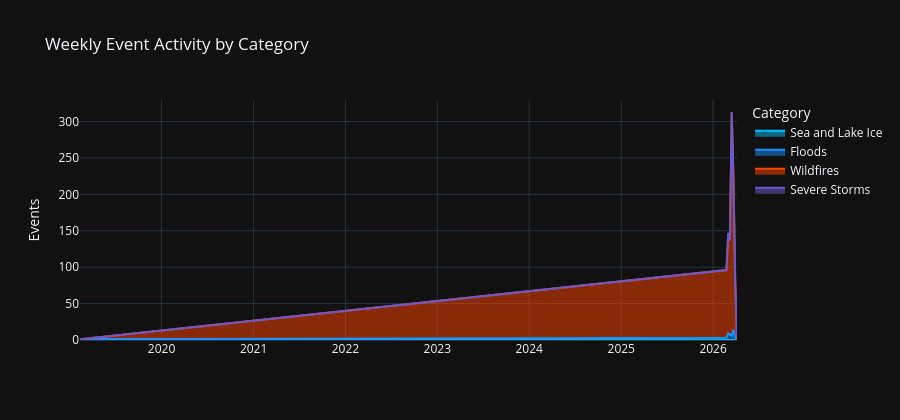

Here is the notebook cell this chart was saved with:
### Markdown cell above
## 6 — Timeline: events per week

### Code cell
timeline = (
    df.drop_duplicates(subset=["id", "week"])
    .groupby(["week", "category"])["id"]
    .nunique()
    .reset_index(name="events")
)

fig_timeline = px.area(
    timeline,
    x="week",
    y="events",
    color="category",
    color_discrete_map=cat_colors,
    title="Weekly Event Activity by Category",
    labels={"week": "Week", "events": "Events"},
)
fig_timeline.update_layout(template="plotly_dark", height=420, xaxis_title="", legend_title="Category")
fig_timeline.show()

### Figure 1 — Plotly figure (JSON) as saved in the notebook; plotly's stock layout.template omitted (floating-point values rounded to 4 significant figures)
{"data": [{"fillpattern": {"shape": ""}, "hovertemplate": "category=Sea and Lake Ice<br>Week=%{x}<br>Events=%{y}<extra></extra>", "legendgroup": "Sea and Lake Ice", "line": {"color": "#00bfff"}, "marker": {"symbol": "circle"}, "mode": "lines", "name": "Sea and Lake Ice", "orientation": "v", "showlegend": true, "stackgroup": "1", "type": "scatter", "x": ["2019-02-11T00:00:00.000000", "2026-03-09T00:00:00.000000"], "xaxis": "x", "y": [1, 1], "yaxis": "y"}, {"fillpattern": {"shape": ""}, "hovertemplate": "category=Floods<br>Week=%{x}<br>Events=%{y}<extra></extra>", "legendgroup": "Floods", "line": {"color": "#1e90ff"}, "marker": {"symbol": "circle"}, "mode": "lines", "name": "Floods", "orientation": "v", "showlegend": true, "stackgroup": "1", "type": "scatter", "x": ["2026-02-23T00:00:00.000000", "2026-03-02T00:00:00.000000", "2026-03-09T00:00:00.000000", "2026-03-16T00:00:00.000000", "2026-03-23T00:00:00.000000", "2026-03-30T00:00:00.000000"], "xaxis": "x", "y": [3, 9, 6, 6, 14, 4], "yaxis": "y"}, {"fillpattern": {"shape": ""}, "hovertemplate": "category=Wildfires<br>Week=%{x}<br>Events=%{y}<extra></extra>", "legendgroup": "Wildfires", "line": {"color": "#ff4500"}, "marker": {"symbol": "circle"}, "mode": "lines", "name": "Wildfires", "orientation": "v", "showlegend": true, "stackgroup": "1", "type": "scatter", "x": ["2026-02-23T00:00:00.000000", "2026-03-02T00:00:00.000000", "2026-03-09T00:00:00.000000", "2026-03-16T00:00:00.000000", "2026-03-23T00:00:00.000000", "2026-03-30T00:00:00.000000", "2026-04-06T00:00:00.000000"], "xaxis": "x", "y": [93, 135, 130, 306, 208, 74, 3], "yaxis": "y"}, {"fillpattern": {"shape": ""}, "hovertemplate": "category=Severe Storms<br>Week=%{x}<br>Events=%{y}<extra></extra>", "legendgroup": "Severe Storms", "line": {"color": "#6a5acd"}, "marker": {"symbol": "circle"}, "mode": "lines", "name": "Severe Storms", "orientation": "v", "showlegend": true, "stackgroup": "1", "type": "scatter", "x": ["2026-03-02T00:00:00.000000", "2026-03-16T00:00:00.000000", "2026-03-23T00:00:00.000000", "2026-03-30T00:00:00.000000", "2026-04-06T00:00:00.000000"], "xaxis": "x", "y": [3, 1, 2, 3, 2], "yaxis": "y"}], "layout": {"height": 420, "legend": {"title": {"text": "Category"}, "tracegroupgap": 0}, "title": {"text": "Weekly Event Activity by Category"}, "xaxis": {"anchor": "y", "domain": [0, 1], "title": {"text": ""}}, "yaxis": {"anchor": "x", "domain": [0, 1], "title": {"text": "Events"}}}}
